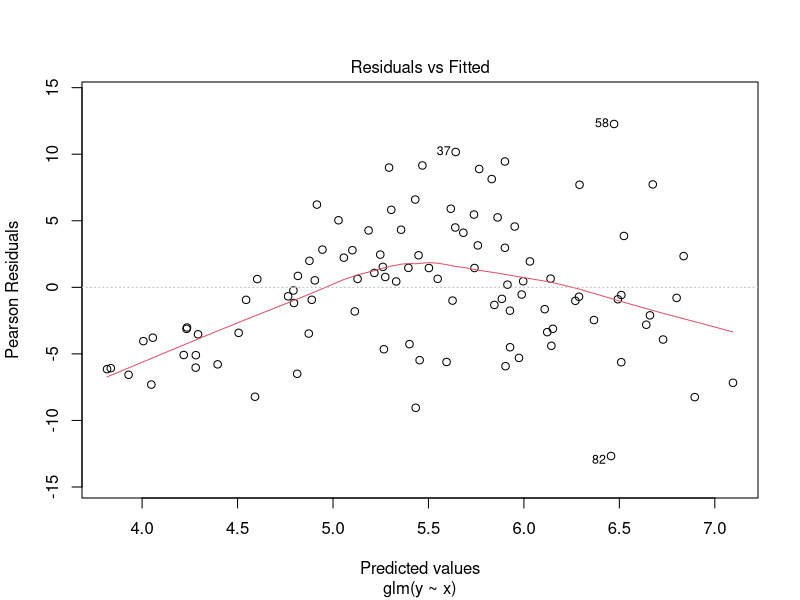
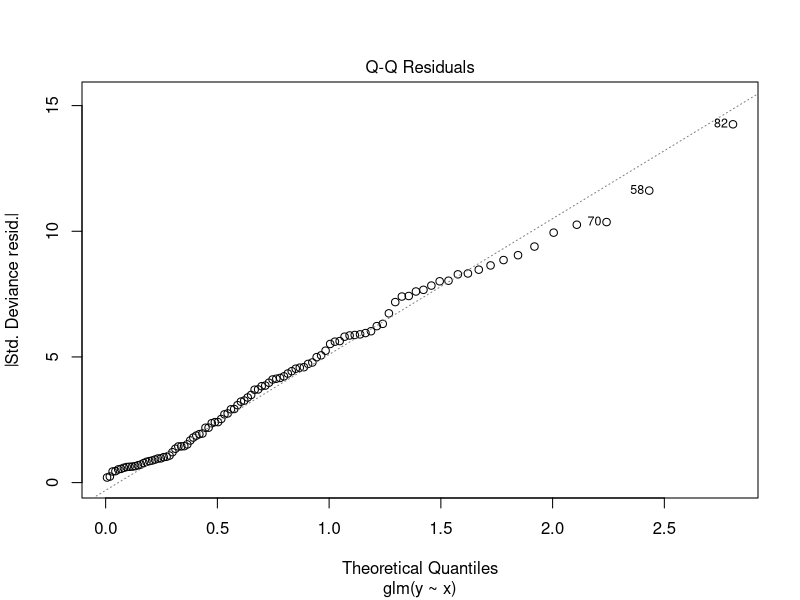
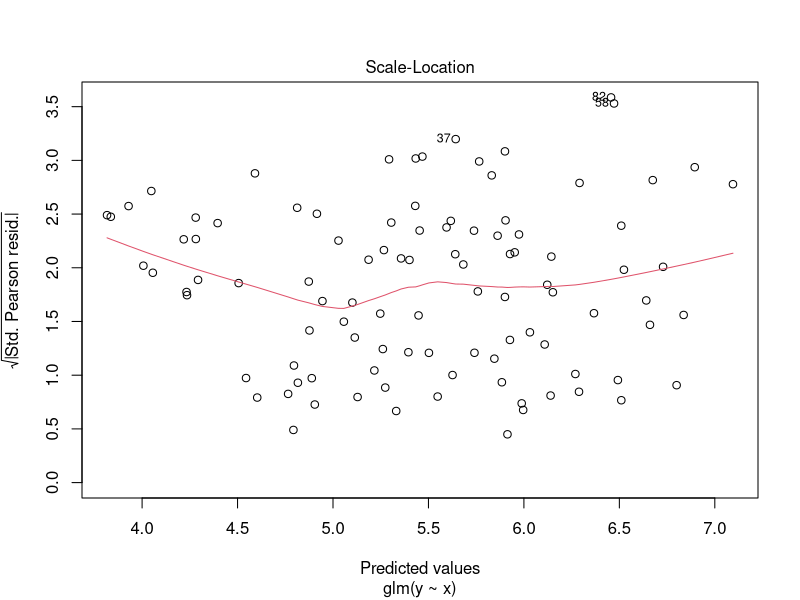
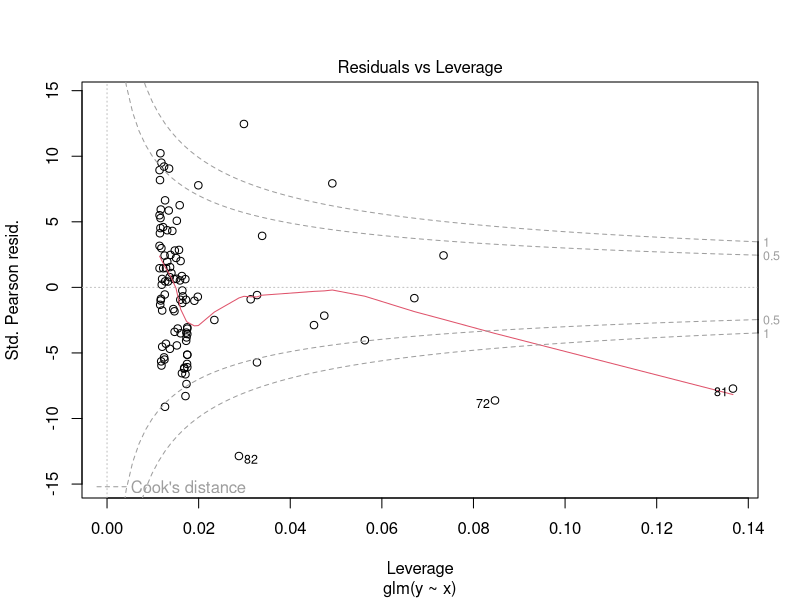
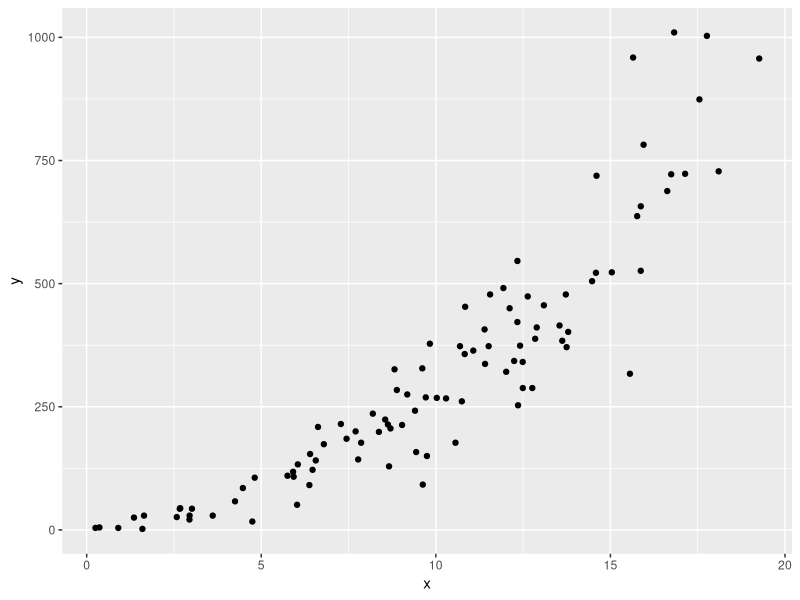
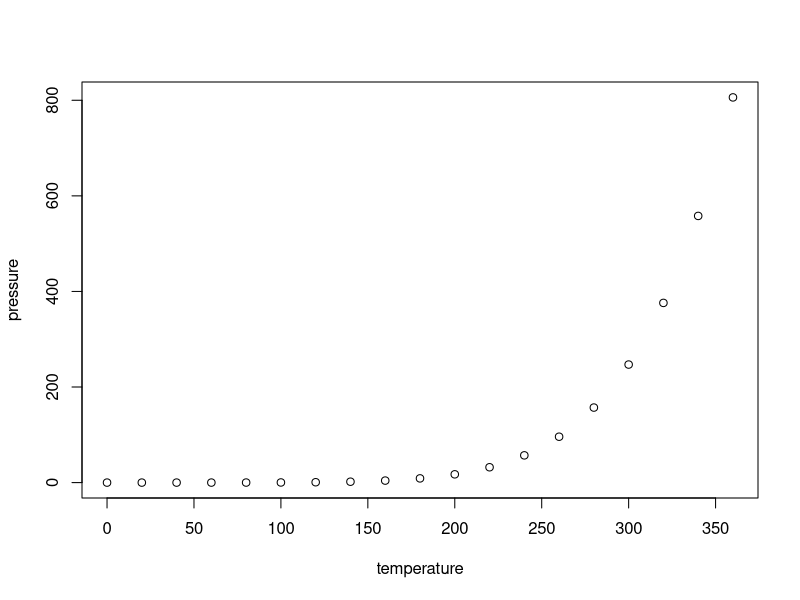

Generate these figures, in order, with R:
## ---- chunk 1
knitr::opts_chunk$set(echo = TRUE)
library(tidyverse)
## ---- chunk 2
# Setting a cache in an analysis project might be in a subdirectory of the project
# options("cache.dir"=here::here("cache"))

# If in a package you might be using a package specific cache
# options("cache.dir"=rappdirs::user_cache_dir("my-package"))

# for our purposes a temporary directory is OK.
options("cache.dir"= tempdir())
## ---- chunk 3
seed = 101
set.seed(seed)
data = tibble(x = abs(rnorm(100,mean = 10, sd=5))) %>% 
  mutate(y = abs(as.integer(x^2*rnorm(100,2,0.5) + x*rnorm(100,5,5) + x*rnorm(100,3,1))))
fit = glm(y ~ x, family = poisson(),data = data)
plot(fit)
ggplot(data, aes(x=x,y=y))+geom_point()
## ---- chunk 4
plot(pressure)
